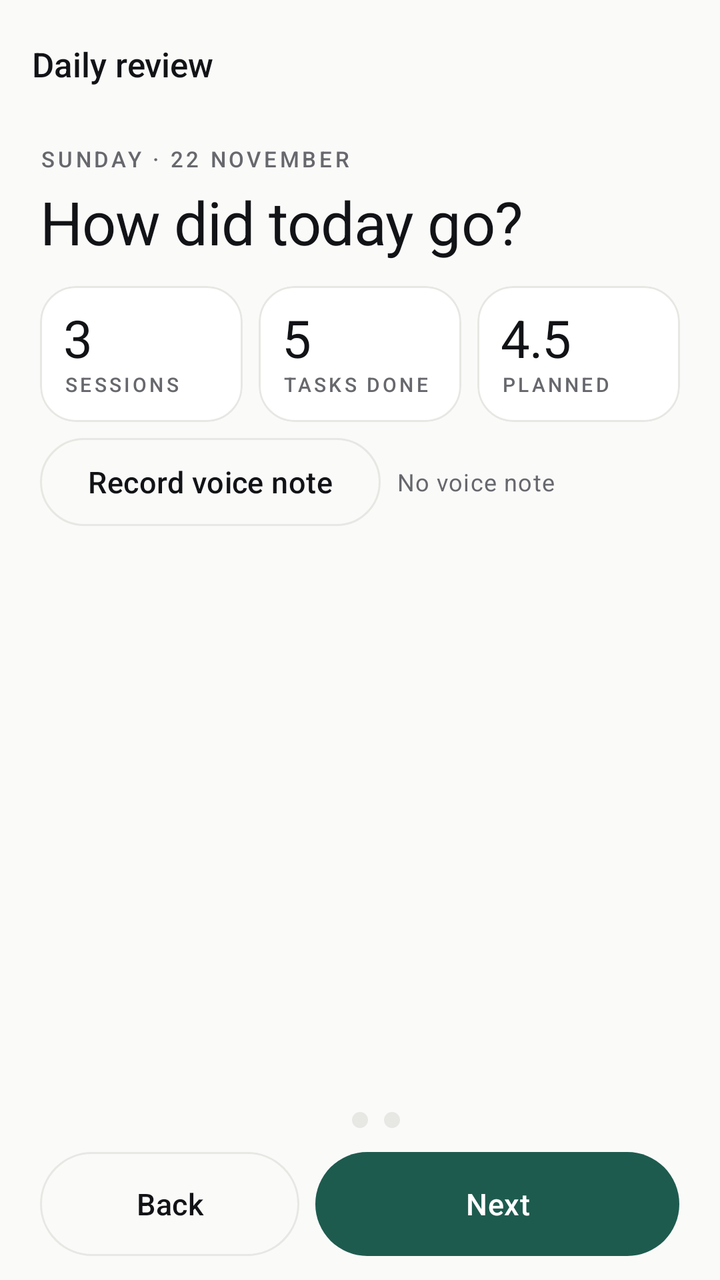
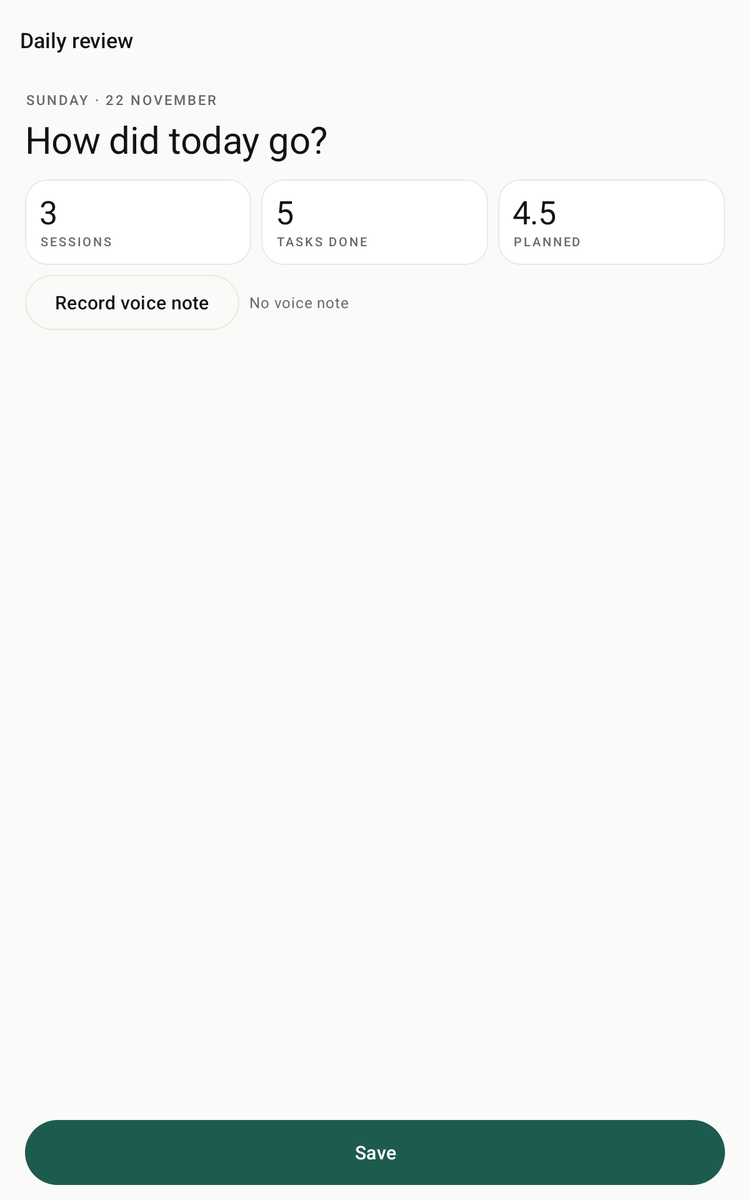

An Android layout and its configuration variant, each rendered on a device that would load it. The default file and the variant file are quoted in full after the pictures.
<!-- AndroidManifest.xml: application theme Theme.FocusLoop -->
<!-- res/layout/activity_daily_review.xml -->
<?xml version="1.0" encoding="utf-8"?>
<androidx.constraintlayout.widget.ConstraintLayout xmlns:android="http://schemas.android.com/apk/res/android"
    xmlns:app="http://schemas.android.com/apk/res-auto"
    xmlns:tools="http://schemas.android.com/tools"
    android:id="@+id/root"
    android:layout_width="match_parent"
    android:layout_height="match_parent"
    android:background="?android:colorBackground">

    <com.google.android.material.appbar.MaterialToolbar
        android:id="@+id/toolbar"
        style="@style/Widget.FocusLoop.Toolbar"
        android:layout_width="0dp"
        android:layout_height="?attr/actionBarSize"
        app:layout_constraintEnd_toEndOf="parent"
        app:layout_constraintStart_toStartOf="parent"
        app:layout_constraintTop_toTopOf="parent"
        app:title="@string/title_review"
        app:titleTextAppearance="@style/Text.Toolbar" />

    <include
        android:id="@+id/reviewHeader"
        layout="@layout/review_header"
        android:layout_width="0dp"
        android:layout_height="wrap_content"
        app:layout_constraintEnd_toEndOf="parent"
        app:layout_constraintStart_toStartOf="parent"
        app:layout_constraintTop_toBottomOf="@id/toolbar" />

    <FrameLayout
        android:id="@+id/stepContainer"
        android:layout_width="0dp"
        android:layout_height="0dp"
        android:layout_marginStart="@dimen/screen_margin"
        android:layout_marginTop="@dimen/space_md"
        android:layout_marginEnd="@dimen/screen_margin"
        app:layout_constraintBottom_toTopOf="@id/stepDots"
        app:layout_constraintEnd_toEndOf="parent"
        app:layout_constraintStart_toStartOf="parent"
        app:layout_constraintTop_toBottomOf="@id/reviewHeader" />

    <LinearLayout
        android:id="@+id/stepDots"
        android:layout_width="wrap_content"
        android:layout_height="wrap_content"
        android:layout_marginBottom="@dimen/space_sm"
        android:gravity="center"
        android:orientation="horizontal"
        app:layout_constraintBottom_toTopOf="@id/reviewNav"
        app:layout_constraintEnd_toEndOf="parent"
        app:layout_constraintStart_toStartOf="parent">

        <View
            android:id="@+id/dot1"
            android:layout_width="8dp"
            android:layout_height="8dp"
            android:layout_margin="@dimen/space_xs"
            android:background="@drawable/bg_dot_accent" />

        <View
            android:id="@+id/dot2"
            android:layout_width="8dp"
            android:layout_height="8dp"
            android:layout_margin="@dimen/space_xs"
            android:background="@drawable/bg_dot_muted" />

        <View
            android:id="@+id/dot3"
            android:layout_width="8dp"
            android:layout_height="8dp"
            android:layout_margin="@dimen/space_xs"
            android:background="@drawable/bg_dot_muted" />
    </LinearLayout>

    <LinearLayout
        android:id="@+id/reviewNav"
        android:layout_width="0dp"
        android:layout_height="wrap_content"
        android:layout_marginStart="@dimen/screen_margin"
        android:layout_marginEnd="@dimen/screen_margin"
        android:layout_marginBottom="@dimen/space_md"
        android:orientation="horizontal"
        app:layout_constraintBottom_toBottomOf="parent"
        app:layout_constraintEnd_toEndOf="parent"
        app:layout_constraintStart_toStartOf="parent">

        <com.google.android.material.button.MaterialButton
            android:id="@+id/btnBack"
            style="@style/Widget.FocusLoop.Button.Outlined"
            android:layout_width="0dp"
            android:layout_height="52dp"
            android:layout_marginEnd="@dimen/space_xs"
            android:layout_weight="1"
            android:text="@string/review_back" />

        <com.google.android.material.button.MaterialButton
            android:id="@+id/btnNext"
            style="@style/Widget.FocusLoop.Button"
            android:layout_width="0dp"
            android:layout_height="52dp"
            android:layout_marginStart="@dimen/space_xs"
            android:layout_weight="1.4"
            android:text="@string/review_next" />
    </LinearLayout>

</androidx.constraintlayout.widget.ConstraintLayout>
<!-- res/layout/review_header.xml (included above) -->
<?xml version="1.0" encoding="utf-8"?>
<LinearLayout xmlns:android="http://schemas.android.com/apk/res/android"
    xmlns:app="http://schemas.android.com/apk/res-auto"
    xmlns:tools="http://schemas.android.com/tools"
    android:layout_width="match_parent"
    android:layout_height="wrap_content"
    android:orientation="vertical"
    android:paddingStart="@dimen/screen_margin"
    android:paddingTop="@dimen/space_sm"
    android:paddingEnd="@dimen/screen_margin">

    <TextView
        android:id="@+id/reviewDate"
        style="@style/Text.Label"
        android:layout_width="match_parent"
        android:layout_height="wrap_content"
        tools:text="SUNDAY · 22 NOVEMBER" />

    <TextView
        android:id="@+id/reviewQuestion"
        style="@style/Text.H1"
        android:layout_width="match_parent"
        android:layout_height="wrap_content"
        android:layout_marginTop="@dimen/space_xs"
        android:text="@string/review_question" />

    <LinearLayout
        android:id="@+id/reviewTiles"
        android:layout_width="match_parent"
        android:layout_height="wrap_content"
        android:layout_marginTop="@dimen/space_md"
        android:baselineAligned="false"
        android:orientation="horizontal">

        <com.google.android.material.card.MaterialCardView
            style="@style/Widget.FocusLoop.Card"
            android:layout_width="0dp"
            android:layout_height="wrap_content"
            android:layout_marginEnd="@dimen/space_xs"
            android:layout_weight="1">

            <LinearLayout
                android:layout_width="match_parent"
                android:layout_height="wrap_content"
                android:orientation="vertical"
                android:padding="@dimen/space_md">

                <TextView
                    android:id="@+id/tileSessionsValue"
                    style="@style/Text.Number"
                    android:layout_width="wrap_content"
                    android:layout_height="wrap_content"
                    android:text="@string/review_sessions_value"
                    android:textSize="26sp" />

                <TextView
                    style="@style/Text.Label"
                    android:layout_width="wrap_content"
                    android:layout_height="wrap_content"
                    android:text="@string/review_stat_sessions"
                    android:textSize="10sp" />
            </LinearLayout>
        </com.google.android.material.card.MaterialCardView>

        <com.google.android.material.card.MaterialCardView
            style="@style/Widget.FocusLoop.Card"
            android:layout_width="0dp"
            android:layout_height="wrap_content"
            android:layout_marginStart="@dimen/space_xs"
            android:layout_marginEnd="@dimen/space_xs"
            android:layout_weight="1">

            <LinearLayout
                android:layout_width="match_parent"
                android:layout_height="wrap_content"
                android:orientation="vertical"
                android:padding="@dimen/space_md">

                <TextView
                    android:id="@+id/tileTasksValue"
                    style="@style/Text.Number"
                    android:layout_width="wrap_content"
                    android:layout_height="wrap_content"
                    android:text="@string/review_tasks_value"
                    android:textSize="26sp" />

                <TextView
                    style="@style/Text.Label"
                    android:layout_width="wrap_content"
                    android:layout_height="wrap_content"
                    android:text="@string/review_stat_tasks"
                    android:textSize="10sp" />
            </LinearLayout>
        </com.google.android.material.card.MaterialCardView>

        <com.google.android.material.card.MaterialCardView
            style="@style/Widget.FocusLoop.Card"
            android:layout_width="0dp"
            android:layout_height="wrap_content"
            android:layout_marginStart="@dimen/space_xs"
            android:layout_weight="1">

            <LinearLayout
                android:layout_width="match_parent"
                android:layout_height="wrap_content"
                android:orientation="vertical"
                android:padding="@dimen/space_md">

                <TextView
                    android:id="@+id/tileHoursValue"
                    style="@style/Text.Number"
                    android:layout_width="wrap_content"
                    android:layout_height="wrap_content"
                    android:text="@string/review_hours_value"
                    android:textSize="26sp" />

                <TextView
                    style="@style/Text.Label"
                    android:layout_width="wrap_content"
                    android:layout_height="wrap_content"
                    android:text="@string/review_stat_hours"
                    android:textSize="10sp" />
            </LinearLayout>
        </com.google.android.material.card.MaterialCardView>
    </LinearLayout>

    <LinearLayout
        android:id="@+id/voiceRow"
        android:layout_width="match_parent"
        android:layout_height="wrap_content"
        android:layout_marginTop="@dimen/space_sm"
        android:gravity="center_vertical"
        android:orientation="horizontal">

        <com.google.android.material.button.MaterialButton
            android:id="@+id/btnVoice"
            style="@style/Widget.FocusLoop.Button.Outlined"
            android:layout_width="wrap_content"
            android:layout_height="44dp"
            android:text="@string/voice_record" />

        <com.google.android.material.button.MaterialButton
            android:id="@+id/btnPlayVoice"
            style="@style/Widget.FocusLoop.Button.Text"
            android:layout_width="wrap_content"
            android:layout_height="44dp"
            android:layout_marginStart="@dimen/space_xs"
            android:text="@string/voice_play"
            android:visibility="gone" />

        <TextView
            android:id="@+id/voiceStatus"
            style="@style/Text.Caption"
            android:layout_width="0dp"
            android:layout_height="wrap_content"
            android:layout_marginStart="@dimen/space_sm"
            android:layout_weight="1"
            android:text="@string/voice_none" />
    </LinearLayout>
</LinearLayout>
<!-- resources referenced by this layout -->
<resources>
  <dimen name="screen_margin">20dp</dimen>
  <dimen name="space_md">12dp</dimen>
  <dimen name="space_sm">8dp</dimen>
  <dimen name="space_xs">4dp</dimen>
  <!-- drawable bg_dot_muted (drawable) -->
  <?xml version="1.0" encoding="utf-8"?>
  <shape xmlns:android="http://schemas.android.com/apk/res/android"
      android:shape="oval">
      <solid android:color="@color/hairline" />
      <size android:width="6dp" android:height="6dp" />
  </shape>
  <string name="review_back">Back</string>
  <string name="review_hours_value">4.5</string>
  <string name="review_next">Next</string>
  <string name="review_question">How did today go?</string>
  <string name="review_sessions_value">3</string>
  <string name="review_stat_hours">PLANNED</string>
  <string name="review_stat_sessions">SESSIONS</string>
  <string name="review_stat_tasks">TASKS DONE</string>
  <string name="review_tasks_value">5</string>
  <string name="title_review">Daily review</string>
  <string name="voice_none">No voice note</string>
  <string name="voice_play">Play</string>
  <string name="voice_record">Record voice note</string>
  <style name="Text.Caption" parent="TextAppearance.Material3.BodySmall">
          <item name="android:textSize">12sp</item>
          <item name="android:textColor">?attr/colorOnSurfaceVariant</item>
          <item name="android:lineSpacingExtra">2dp</item>
      </style>
  <style name="Text.H1" parent="TextAppearance.Material3.HeadlineLarge">
          <item name="android:textSize">30sp</item>
          <item name="android:fontFamily">sans-serif-medium</item>
          <item name="android:textColor">?attr/colorOnSurface</item>
          <item name="android:letterSpacing">-0.01</item>
          <item name="android:lineSpacingMultiplier">1.1</item>
      </style>
  <style name="Text.Label" parent="TextAppearance.Material3.LabelMedium">
          <item name="android:textSize">11sp</item>
          <item name="android:textAllCaps">true</item>
          <item name="android:fontFamily">sans-serif-medium</item>
          <item name="android:textColor">?attr/colorOnSurfaceVariant</item>
          <item name="android:letterSpacing">0.14</item>
      </style>
  <style name="Text.Number" parent="TextAppearance.Material3.HeadlineMedium">
          <item name="android:textSize">40sp</item>
          <item name="android:fontFamily">sans-serif-monospace</item>
          <item name="android:textColor">?attr/colorOnSurface</item>
          <item name="android:letterSpacing">-0.02</item>
          <item name="android:includeFontPadding">false</item>
      </style>
  <style name="Text.Toolbar" parent="TextAppearance.Material3.TitleMedium">
          <item name="android:textSize">17sp</item>
          <item name="android:fontFamily">sans-serif-medium</item>
          <item name="android:textColor">?attr/colorOnSurface</item>
          <item name="android:letterSpacing">0</item>
      </style>
  <style name="Widget.FocusLoop.Toolbar" parent="Widget.Material3.Toolbar">
          <item name="android:background">@android:color/transparent</item>
          <item name="titleTextAppearance">@style/Text.Toolbar</item>
      </style>
  <style name="Theme.FocusLoop" parent="Base.Theme.FocusLoop" />
  <color name="hairline">#E7E7E3</color>
  <dimen name="button_height">52dp</dimen>
  <color name="on_accent">#FFFFFF</color>
  <dimen name="touch_target">48dp</dimen>
  <dimen name="radius_card">18dp</dimen>
  <color name="accent">#1E5B4F</color>
  <color name="accent_soft">#EAF0ED</color>
  <color name="ink">#121316</color>
  <color name="paper">#FAFAF9</color>
  <color name="surface_muted">#F2F2EF</color>
  <color name="surface">#FFFFFF</color>
  <color name="ink_muted">#67686D</color>
  <color name="danger">#A33A2A</color>
  <color name="white_fixed">#FFFFFF</color>
  <style name="ThemeOverlay.FocusLoop.Dialog" parent="ThemeOverlay.Material3.MaterialAlertDialog">
          <item name="colorSurface">@color/surface</item>
          <item name="colorOnSurface">@color/ink</item>
      </style>
  <!-- some entries are left out for length -->
</resources>
<!-- res/layout-sw600dp/activity_daily_review.xml (the repository's variant of the layout above) -->
<!-- drawn on a 7-inch tablet held upright -->
<?xml version="1.0" encoding="utf-8"?>
<androidx.constraintlayout.widget.ConstraintLayout xmlns:android="http://schemas.android.com/apk/res/android"
    xmlns:app="http://schemas.android.com/apk/res-auto"
    android:id="@+id/root"
    android:layout_width="match_parent"
    android:layout_height="match_parent"
    android:background="?android:colorBackground">

    <com.google.android.material.appbar.MaterialToolbar
        android:id="@+id/toolbar"
        style="@style/Widget.FocusLoop.Toolbar"
        android:layout_width="0dp"
        android:layout_height="?attr/actionBarSize"
        app:layout_constraintEnd_toEndOf="parent"
        app:layout_constraintStart_toStartOf="parent"
        app:layout_constraintTop_toTopOf="parent"
        app:title="@string/title_review"
        app:titleTextAppearance="@style/Text.Toolbar" />

    <include
        android:id="@+id/reviewHeader"
        layout="@layout/review_header"
        android:layout_width="0dp"
        android:layout_height="wrap_content"
        app:layout_constraintEnd_toEndOf="parent"
        app:layout_constraintStart_toStartOf="parent"
        app:layout_constraintTop_toBottomOf="@id/toolbar" />

    <LinearLayout
        android:id="@+id/stepRow"
        android:layout_width="0dp"
        android:layout_height="0dp"
        android:layout_marginStart="@dimen/screen_margin"
        android:layout_marginTop="@dimen/space_md"
        android:layout_marginEnd="@dimen/screen_margin"
        android:orientation="horizontal"
        app:layout_constraintBottom_toTopOf="@id/btnSave"
        app:layout_constraintEnd_toEndOf="parent"
        app:layout_constraintStart_toStartOf="parent"
        app:layout_constraintTop_toBottomOf="@id/reviewHeader">

        <FrameLayout
            android:id="@+id/step0"
            android:layout_width="0dp"
            android:layout_height="match_parent"
            android:layout_marginEnd="@dimen/space_xs"
            android:layout_weight="1" />

        <FrameLayout
            android:id="@+id/step1"
            android:layout_width="0dp"
            android:layout_height="match_parent"
            android:layout_marginStart="@dimen/space_xs"
            android:layout_marginEnd="@dimen/space_xs"
            android:layout_weight="1" />

        <FrameLayout
            android:id="@+id/step2"
            android:layout_width="0dp"
            android:layout_height="match_parent"
            android:layout_marginStart="@dimen/space_xs"
            android:layout_weight="1" />
    </LinearLayout>

    <com.google.android.material.button.MaterialButton
        android:id="@+id/btnSave"
        style="@style/Widget.FocusLoop.Button"
        android:layout_width="0dp"
        android:layout_height="52dp"
        android:layout_marginStart="@dimen/screen_margin"
        android:layout_marginEnd="@dimen/screen_margin"
        android:layout_marginBottom="@dimen/space_md"
        android:text="@string/action_save"
        app:layout_constraintBottom_toBottomOf="parent"
        app:layout_constraintEnd_toEndOf="parent"
        app:layout_constraintStart_toStartOf="parent" />

</androidx.constraintlayout.widget.ConstraintLayout>
<!-- resources referenced by the variant -->
<!-- as a 7-inch tablet held upright resolves them -->
<resources>
  <dimen name="screen_margin">20dp</dimen>
  <dimen name="space_md">12dp</dimen>
  <dimen name="space_sm">8dp</dimen>
  <dimen name="space_xs">4dp</dimen>
  <string name="action_save">Save</string>
  <string name="review_hours_value">4.5</string>
  <string name="review_question">How did today go?</string>
  <string name="review_sessions_value">3</string>
  <string name="review_stat_hours">PLANNED</string>
  <string name="review_stat_sessions">SESSIONS</string>
  <string name="review_stat_tasks">TASKS DONE</string>
  <string name="review_tasks_value">5</string>
  <string name="title_review">Daily review</string>
  <string name="voice_none">No voice note</string>
  <string name="voice_play">Play</string>
  <string name="voice_record">Record voice note</string>
  <style name="Text.Caption" parent="TextAppearance.Material3.BodySmall">
          <item name="android:textSize">12sp</item>
          <item name="android:textColor">?attr/colorOnSurfaceVariant</item>
          <item name="android:lineSpacingExtra">2dp</item>
      </style>
  <style name="Text.H1" parent="TextAppearance.Material3.HeadlineLarge">
          <item name="android:textSize">30sp</item>
          <item name="android:fontFamily">sans-serif-medium</item>
          <item name="android:textColor">?attr/colorOnSurface</item>
          <item name="android:letterSpacing">-0.01</item>
          <item name="android:lineSpacingMultiplier">1.1</item>
      </style>
  <style name="Text.Label" parent="TextAppearance.Material3.LabelMedium">
          <item name="android:textSize">11sp</item>
          <item name="android:textAllCaps">true</item>
          <item name="android:fontFamily">sans-serif-medium</item>
          <item name="android:textColor">?attr/colorOnSurfaceVariant</item>
          <item name="android:letterSpacing">0.14</item>
      </style>
  <style name="Text.Number" parent="TextAppearance.Material3.HeadlineMedium">
          <item name="android:textSize">40sp</item>
          <item name="android:fontFamily">sans-serif-monospace</item>
          <item name="android:textColor">?attr/colorOnSurface</item>
          <item name="android:letterSpacing">-0.02</item>
          <item name="android:includeFontPadding">false</item>
      </style>
  <style name="Text.Toolbar" parent="TextAppearance.Material3.TitleMedium">
          <item name="android:textSize">17sp</item>
          <item name="android:fontFamily">sans-serif-medium</item>
          <item name="android:textColor">?attr/colorOnSurface</item>
          <item name="android:letterSpacing">0</item>
      </style>
  <style name="Widget.FocusLoop.Toolbar" parent="Widget.Material3.Toolbar">
          <item name="android:background">@android:color/transparent</item>
          <item name="titleTextAppearance">@style/Text.Toolbar</item>
      </style>
  <style name="Theme.FocusLoop" parent="Base.Theme.FocusLoop" />
  <dimen name="button_height">52dp</dimen>
  <color name="on_accent">#FFFFFF</color>
  <dimen name="touch_target">48dp</dimen>
  <dimen name="radius_card">18dp</dimen>
  <color name="accent">#1E5B4F</color>
  <color name="accent_soft">#EAF0ED</color>
  <color name="ink">#121316</color>
  <color name="paper">#FAFAF9</color>
  <color name="surface_muted">#F2F2EF</color>
  <color name="surface">#FFFFFF</color>
  <color name="ink_muted">#67686D</color>
  <color name="hairline">#E7E7E3</color>
  <color name="danger">#A33A2A</color>
  <color name="white_fixed">#FFFFFF</color>
  <style name="ThemeOverlay.FocusLoop.Dialog" parent="ThemeOverlay.Material3.MaterialAlertDialog">
          <item name="colorSurface">@color/surface</item>
          <item name="colorOnSurface">@color/ink</item>
      </style>
  <!-- some entries are left out for length -->
</resources>
